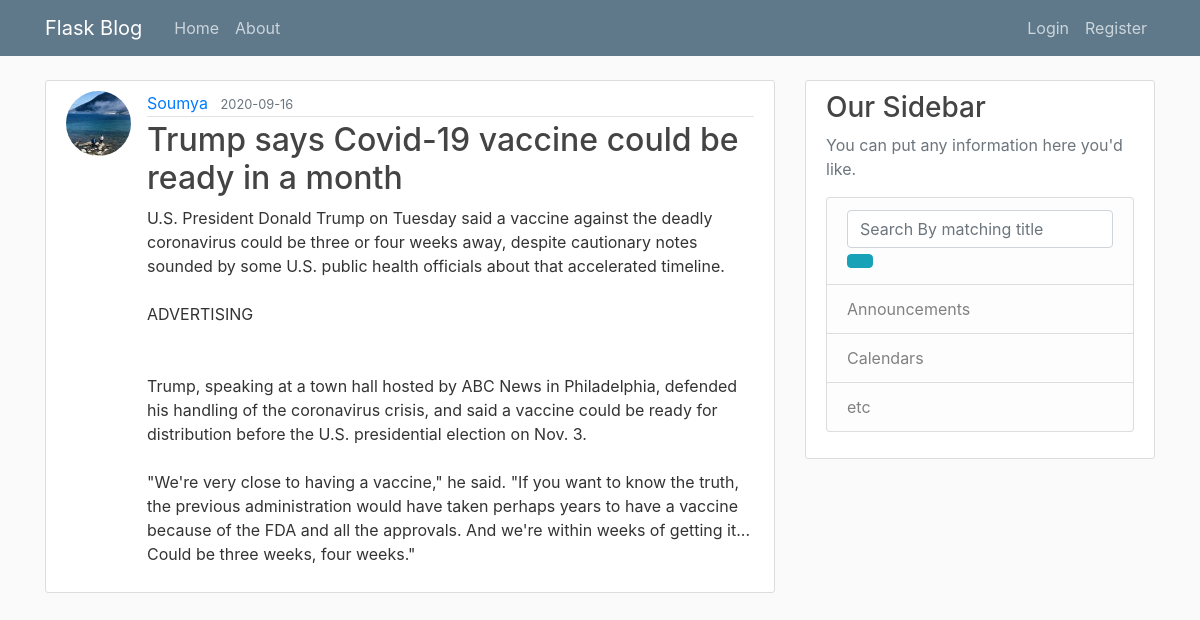
/post/38, run on the app's committed database.
### flaskblog/models.py (models this page shows, shortened)
class User(db.Model, UserMixin):
    id = db.Column(db.Integer, primary_key=True)
    username = db.Column(db.String(20), unique=True, nullable=False)
    email = db.Column(db.String(120), unique=True, nullable=False)
    password = db.Column(db.String(60), nullable=False)
    image_file = db.Column(db.String(20), nullable=False, default='default.jpg')
    posts = db.relationship('Post', backref='author', lazy=True)

class Post(db.Model):
    id = db.Column(db.Integer, primary_key=True)
    title = db.Column(db.String(100), nullable=False)
    date_posted = db.Column(db.DateTime, nullable=False, default=datetime.utcnow)
    content = db.Column(db.Text, nullable=False)
    user_id = db.Column(db.Integer, db.ForeignKey('user.id'), nullable=False)

### flaskblog/posts/routes.py (the view)
@posts.route("/post/<int:post_id>")
def post(post_id):
    post = Post.query.get_or_404(post_id)
    return render_template('post.html', title=post.title, post=post)

### flaskblog/templates/post.html (shortened to what this page needs)
{% extends "layout.html" %}
{%  block content %}
    <article class="media content-section">
    <img class="rounded-circle article-img" src="{{ url_for('static', filename='profile_pics/' + post.author.image_file) }}" alt="">
    <div class="media-body">
        <div class="article-metadata">
            <a class="mr-2" href="{{ url_for('users.user_posts', username=post.author.username) }}">{{ post.author.username }}</a>
            <small class="text-muted">{{ post.date_posted.strftime('%Y-%m-%d') }}</small>
        </div>
        <h2 class="article-title">{{ post.title }}</h2>
        <p class="article-content">{{ post.content }}</p>
    </div>
    </article>
{% endblock content %}

### flaskblog/static/main.css (style rules this page uses)
body { background: #fafafa; color: #333333; margin-top: 5rem; }
h1, h2, h3, h4, h5, h6 { color: #444444; }
.content-section { background: #ffffff; padding: 10px 20px; border: 1px solid #dddddd; border-radius: 3px; margin-bottom: 20px; }
.article-title { color: #444444; }
.article-content { white-space: pre-line; }
.article-img { height: 65px; width: 65px; margin-right: 16px; }
.article-metadata { padding-bottom: 1px; margin-bottom: 4px; border-bottom: 1px solid #e3e3e3; }

### data on the page
User: image_file (picture), author.username "Soumya"
Post: date_posted "2020-09-16", title "Trump says Covid-19 vaccine could be ready in a month", content "U.S. President Donald Trump on Tuesday said a vaccine against the deadly coronavirus could be three or four weeks away, despite cautionary notes sounded by some U.S. public health officials about that accelerated timeline. ADVERTISING Trump, speaking at a town hall hosted by ABC News in Philadelphia, defended his handling of the coronavirus crisis, and said a vaccine could be ready for distribution before the U.S. presidential election on Nov. 3. \"We're very close to having a vaccine,\" he said. \"If you want to know the truth, the previous administration would have taken perhaps years to have a vaccine because of the FDA and all the approvals. And we're within weeks of getting it... Could be…"
